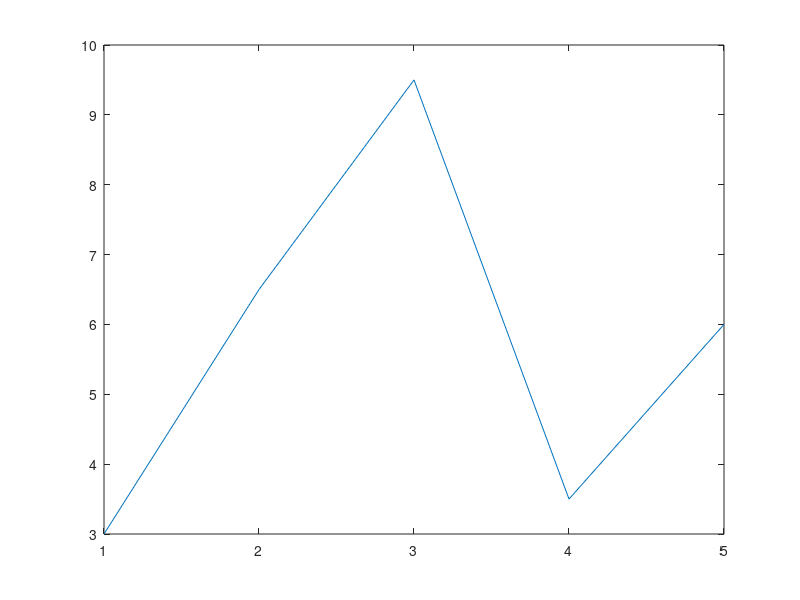

Write the MATLAB code that produced this figure.
% line chart for TAS Criteria
figure(2); clf
chart_title = "Autonomous System Trust Mapping";


% Initialize data points
D1 = [5 7.5 9 4 4]; 
D2 = [1 6 8 5 6 ];
min_criteria = [3, 6.5, 9.5, 3.5, 6];
P = [D1; D2];
axis_labels = { 'Security',...
                'Transparency',...
                'Reliability',...
                'Appearance',...
                'Adaptability'};
plot(min_criteria)